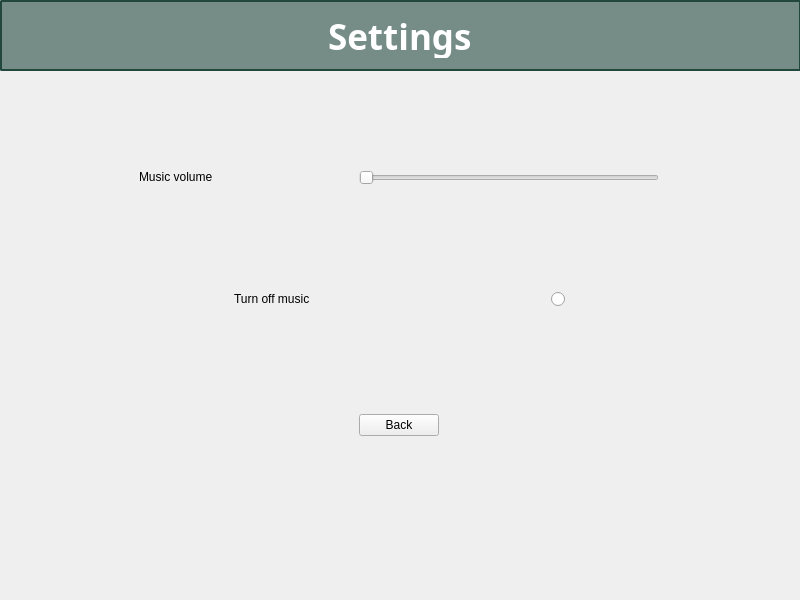
<?xml version="1.0" encoding="UTF-8"?>
<ui version="4.0">
 <class>Options</class>
 <widget class="QWidget" name="Options">
  <property name="geometry">
   <rect>
    <x>0</x>
    <y>0</y>
    <width>800</width>
    <height>600</height>
   </rect>
  </property>
  <property name="windowTitle">
   <string>Form</string>
  </property>
  <widget class="QStackedWidget" name="stackedWidget">
   <property name="geometry">
    <rect>
     <x>0</x>
     <y>0</y>
     <width>801</width>
     <height>601</height>
    </rect>
   </property>
   <widget class="QWidget" name="page">
    <widget class="QLineEdit" name="lineEdit">
     <property name="geometry">
      <rect>
       <x>0</x>
       <y>0</y>
       <width>801</width>
       <height>71</height>
      </rect>
     </property>
     <property name="styleSheet">
      <string notr="true">#lineEdit {
	box-shadow:inset 0px 1px 3px 0px #91b8b3;
	background:linear-gradient(to bottom, #768d87 5%, #6c7c7c 100%);
	background-color:#768d87;
	border-radius:2px;
	border:2px solid #22473b;
	color:#ffffff;
	font-family:Rockwell Extra Bold;
	font-size:35px;
	font-weight:bold;
	padding:11px 23px;
	text-decoration:none;
	text-shadow:0px -1px 0px #2b665e;
}</string>
     </property>
     <property name="text">
      <string>Settings</string>
     </property>
     <property name="alignment">
      <set>Qt::AlignCenter</set>
     </property>
    </widget>
    <widget class="QWidget" name="verticalLayoutWidget">
     <property name="geometry">
      <rect>
       <x>-1</x>
       <y>69</y>
       <width>801</width>
       <height>471</height>
      </rect>
     </property>
     <layout class="QVBoxLayout" name="verticalLayout">
      <item>
       <layout class="QHBoxLayout" name="horizontalLayout">
        <item>
         <widget class="QLabel" name="label">
          <property name="sizePolicy">
           <sizepolicy hsizetype="Fixed" vsizetype="Fixed">
            <horstretch>0</horstretch>
            <verstretch>0</verstretch>
           </sizepolicy>
          </property>
          <property name="text">
           <string>Music volume</string>
          </property>
         </widget>
        </item>
        <item>
         <widget class="QSlider" name="horizontalSlider">
          <property name="sizePolicy">
           <sizepolicy hsizetype="Maximum" vsizetype="Fixed">
            <horstretch>0</horstretch>
            <verstretch>0</verstretch>
           </sizepolicy>
          </property>
          <property name="minimumSize">
           <size>
            <width>300</width>
            <height>0</height>
           </size>
          </property>
          <property name="baseSize">
           <size>
            <width>0</width>
            <height>0</height>
           </size>
          </property>
          <property name="font">
           <font>
            <pointsize>9</pointsize>
            <bold>false</bold>
           </font>
          </property>
          <property name="orientation">
           <enum>Qt::Horizontal</enum>
          </property>
         </widget>
        </item>
       </layout>
      </item>
      <item>
       <layout class="QVBoxLayout" name="verticalLayout_2">
        <item>
         <layout class="QHBoxLayout" name="horizontalLayout_2">
          <item>
           <widget class="QLabel" name="label_2">
            <property name="sizePolicy">
             <sizepolicy hsizetype="Fixed" vsizetype="Fixed">
              <horstretch>0</horstretch>
              <verstretch>0</verstretch>
             </sizepolicy>
            </property>
            <property name="text">
             <string>Turn off music</string>
            </property>
           </widget>
          </item>
          <item>
           <widget class="QRadioButton" name="radioButton">
            <property name="sizePolicy">
             <sizepolicy hsizetype="Fixed" vsizetype="Fixed">
              <horstretch>0</horstretch>
              <verstretch>0</verstretch>
             </sizepolicy>
            </property>
            <property name="text">
             <string/>
            </property>
           </widget>
          </item>
         </layout>
        </item>
       </layout>
      </item>
      <item>
       <layout class="QHBoxLayout" name="horizontalLayout_4">
        <item>
         <widget class="QPushButton" name="back_button">
          <property name="sizePolicy">
           <sizepolicy hsizetype="Fixed" vsizetype="Fixed">
            <horstretch>0</horstretch>
            <verstretch>0</verstretch>
           </sizepolicy>
          </property>
          <property name="text">
           <string>Back</string>
          </property>
         </widget>
        </item>
       </layout>
      </item>
     </layout>
    </widget>
   </widget>
   <widget class="QWidget" name="page_2"/>
  </widget>
 </widget>
 <resources/>
 <connections/>
</ui>
